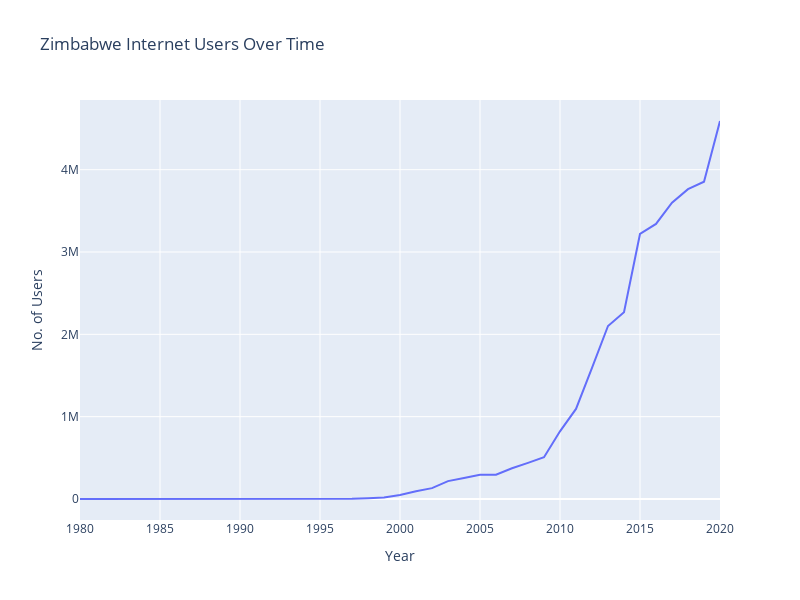

The cell this chart's notebook holds for it:
### Code cell
fig = px.line(Zimbabwe, x='Year', y='No. of Internet Users',
              title='Zimbabwe Internet Users Over Time', 
              labels={'Year': 'Year', 'No. of Internet Users': 'No. of Users'},
              width=800, height=600)

# Show plot
fig.show()

### Figure 1 — Plotly figure (JSON) as saved in the notebook; plotly's stock layout.template omitted (floating-point values rounded to 4 significant figures)
{"data": [{"hovertemplate": "Year=%{x}<br>No. of Users=%{y}<extra></extra>", "legendgroup": "", "line": {"color": "#636efa", "dash": "solid"}, "marker": {"symbol": "circle"}, "mode": "lines", "name": "", "orientation": "v", "showlegend": false, "type": "scatter", "x": [1980, 1981, 1982, 1983, 1984, 1985, 1986, 1987, 1988, 1989, 1990, 1991, 1992, 1993, 1994, 1995, 1996, 1997, 1998, 1999, 2000, 2001, 2002, 2003, 2004, 2005, 2006, 2007, 2008, 2009, 2010, 2011, 2012, 2013, 2014, 2015, 2016, 2017, 2018, 2019, 2020], "xaxis": "x", "y": [0, 0, 0, 0, 0, 0, 0, 0, 0, 0, 0, 0, 0, 0, 189, 845, 1877, 3759, 9429, 18943, 47508, 95270, 131831, 217365, 255379, 293394, 295932, 373517, 439262, 507192, 821746, 1094166, 1591840, 2101090, 2267459, 3219232, 3341464, 3599269, 3763048, 3854006, 4591211], "yaxis": "y"}], "layout": {"height": 600, "legend": {"tracegroupgap": 0}, "title": {"text": "Zimbabwe Internet Users Over Time"}, "width": 800, "xaxis": {"anchor": "y", "domain": [0, 1], "title": {"text": "Year"}}, "yaxis": {"anchor": "x", "domain": [0, 1], "title": {"text": "No. of Users"}}}}
